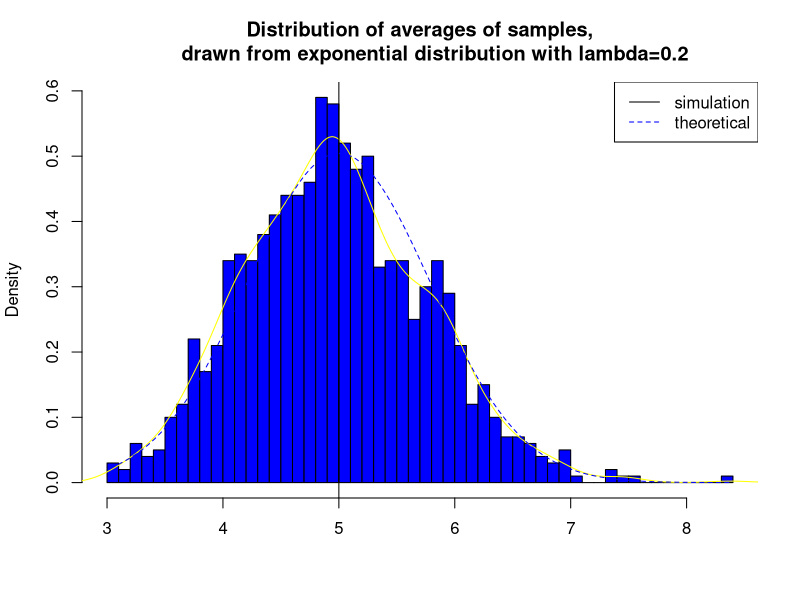
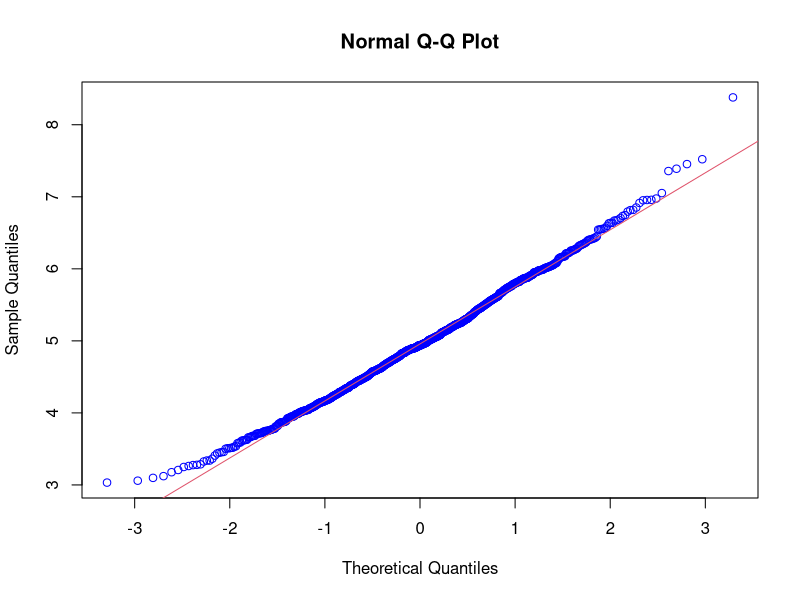
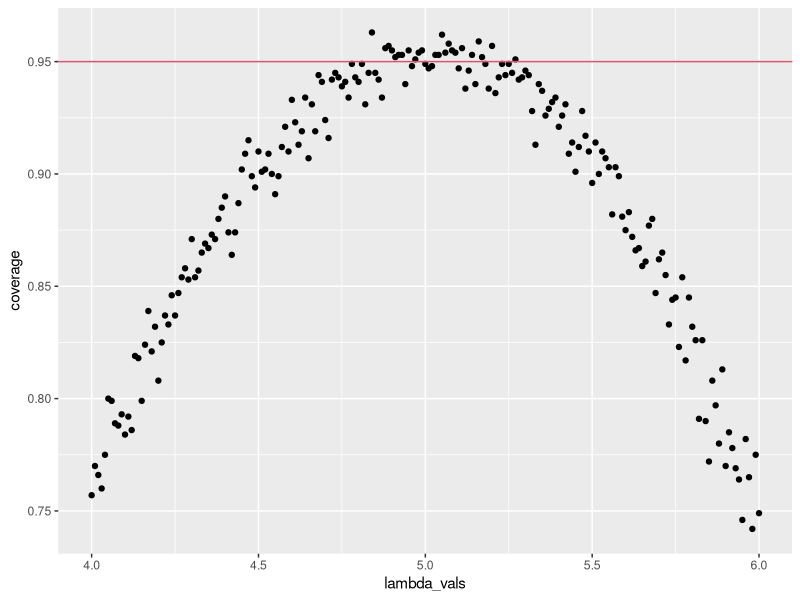

These figures' R source, in order:
## ---- chunk 1
# Set seed
set.seed(12345)
lambda <- 0.2
# We perform 1000 simulations with 40 samples 
samples <- 40
simulations <- 1000

# Lets do 1000 simulations
simulated_exponentials <- matrix(rexp(simulations*samples, rate=lambda), simulations, samples)
# Averages of 40 exponentials
row_means <- rowMeans(simulated_exponentials)
## ---- chunk 2
# mean of distribution of averages of 40 exponentials
mean(row_means)
# mean from analytical expression
1/lambda
## ---- chunk 3
# plot the histogram of averages
hist(row_means, breaks=50, prob=TRUE,
     main="Distribution of averages of samples,
     drawn from exponential distribution with lambda=0.2",
     xlab="", col="blue")
# density of the averages of samples
lines(density(row_means), col="yellow")

# theoretical center of distribution
abline(v=1/lambda, col="black")
# theoretical density of the averages of samples
xfit <- seq(min(row_means), max(row_means), length=100)
yfit <- dnorm(xfit, mean=1/lambda, sd=(1/lambda/sqrt(samples)))
lines(xfit, yfit, pch=22, col="blue", lty=2)

# add legend
legend('topright', c("simulation", "theoretical"), lty=c(1,2), col=c("black", "blue"))
## ---- chunk 4
# standard deviation of distribution of averages of 40 exponentials
sd(row_means)
# standard deviation from analytical expression
(1/lambda)/sqrt(samples)

# Variance of the sample mean
var(row_means)
# Theoritcal variance of the distribution
1/((0.2*0.2) * 40)
## ---- chunk 5
# use qqplot and qqline to compare the distribution of averages of 40 exponentials to a normal distribution
qqnorm(row_means, col="blue")
qqline(row_means, col = 2)
## ---- chunk 6
# Evaluate coverage of the confidence interval
lambda_vals <- seq(4, 6, by=0.01)
coverage <- sapply(lambda_vals, function(lamb) {
    mu_hats <- rowMeans(matrix(rexp(samples*simulations, rate=0.2),
                               simulations, samples))
    ll <- mu_hats - qnorm(0.975) * sqrt(1/lambda**2/samples)
    ul <- mu_hats + qnorm(0.975) * sqrt(1/lambda**2/samples)
    mean(ll < lamb & ul > lamb)
})

# Plot coverage
library(ggplot2)
qplot(lambda_vals, coverage) + geom_hline(yintercept=0.95, col=2)
